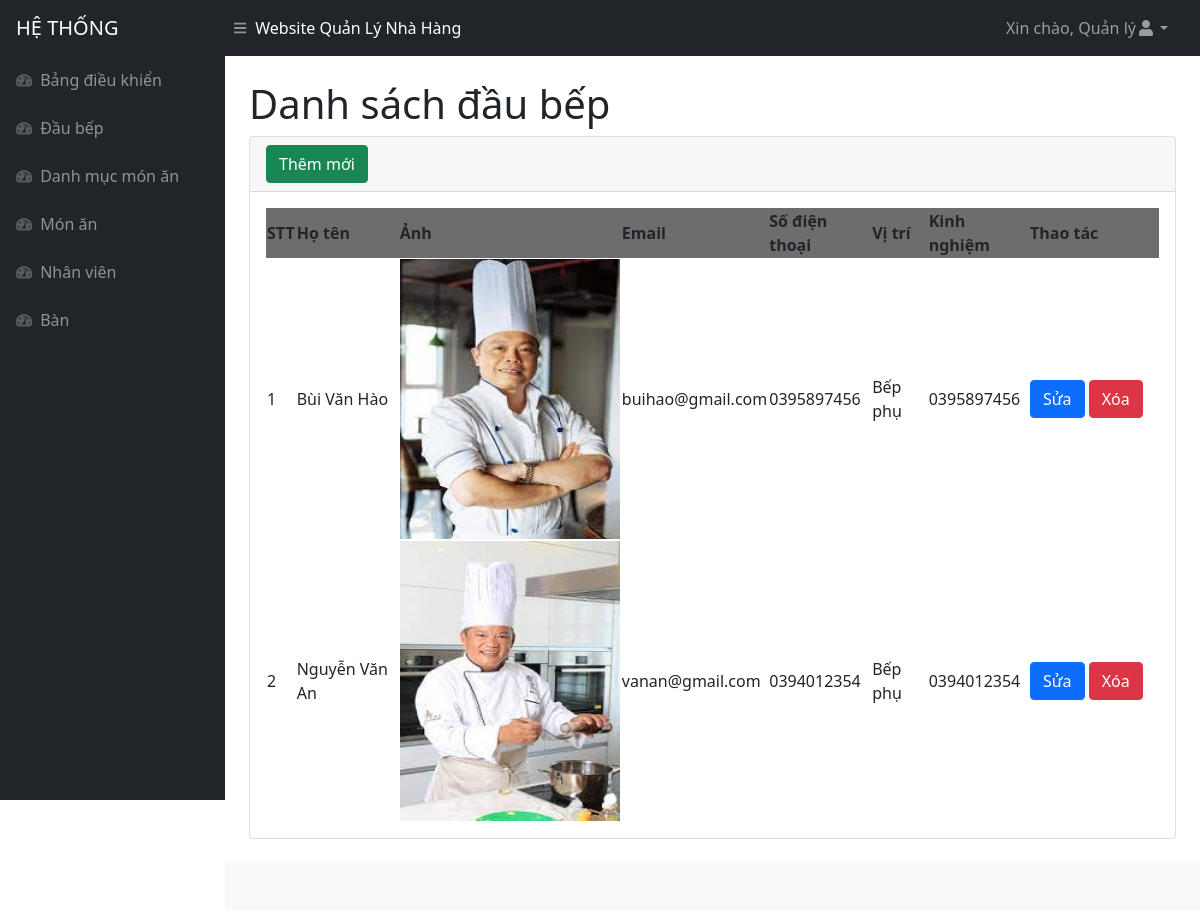
Page /daubep.php (signed in) on the committed database.
### tables this page shows
CREATE TABLE `daubep` (
  `id` int(11) NOT NULL,
  `hoten` varchar(500) NOT NULL,
  `email` varchar(500) NOT NULL,
  `anh` varchar(1000) NOT NULL,
  `sodienthoai` varchar(250) NOT NULL,
  `vitri` varchar(250) NOT NULL,
  `kinhnghiem` varchar(250) NOT NULL
);

### daubep.php (the view, shortened to what this page needs)
<!DOCTYPE html>
<html lang="en">
<head>
<?php include('inc/head.php')?>
</head>
<body class="sb-nav-fixed">
<?php include('inc/header.php')?>
    <div id="layoutSidenav">
    <?php include('inc/menu.php')?>
        <div id="layoutSidenav_content">
            <main>
                <div class="container-fluid px-4">
                    <h1 class="mt-4">Danh sách đầu bếp</h1>
                    <div class="card mb-4">
                        <div class="card-header">
                            <button type="button" class="btn btn-success" data-bs-toggle="modal"
                                data-bs-target="#exampleModalAdd">
                                Thêm mới
                            </button>
                        </div>
                        <div class="card-body">
                            <table id="datatablesSimple">
                                <thead>
                                <tr style="background-color : #6D6D6D">
                                        <th>STT</th>
                                        <th>Họ tên</th>
                                        <th>Ảnh</th>
                                        <th>Email</th>
                                        <th>Số điện thoại</th>
                                        <th>Vị trí</th>
                                        <th>Kinh nghiệm</th>
                                        <th>Thao tác</th>
                                    </tr>
                                </thead>
                                <tbody>
                                <?php
                                    $query = "SELECT *
                                    FROM daubep
                                    ORDER BY id DESC";
                                    $result = mysqli_query($connect, $query);
                                    $stt = 1;
                                    while ($arUser = mysqli_fetch_array($result, MYSQLI_ASSOC)) {
                                        $idModelDel = "exampleModalDel".$arUser["id"] ;
                                        $idModelEdit = "exampleModalEdit".$arUser["id"];
                                    ?>
                                    <tr>
                                        <td><?php echo $stt ?></td>
                                        <td><?php echo $arUser["hoten"] ?></td>
                                        <td><img style="width: 220px !important;height: 280px !important;" src="./image/<?php echo $arUser['anh'] ?>"></td>
                                        <td><?php echo $arUser["email"] ?> </td>
                                        <td><?php echo $arUser["sodienthoai"] ?></td>
                                        <td><?php echo $arUser["vitri"] ?> </td>
                                        <td><?php echo $arUser["kinhnghiem"] ?></td>
                                        <td style="width : 130px !important">
                                            <button type="button" class="btn btn-primary" data-bs-toggle="modal"
                                                data-bs-target="#<?php echo $idModelEdit ?>">
                                                Sửa
                                            </button>
                                            <button type="button" class="btn btn-danger" data-bs-toggle="modal"
                                                data-bs-target="#<?php echo $idModelDel ?>">
                                                Xóa
                                            </button>
                                        </td>
                                    </tr>
                                    <?php $stt++;} ?>
                                </tbody>
                            </table>
                        </div>
                    </div>
                </div>
            </main>
            <?php include('inc/footer.php')?>
        </div>
    </div>
</body>
</html>

### rows in the picture
daubep: hoten "Bùi Văn Hào", anh (picture), email "buihao@gmail.com", sodienthoai "0395897456", vitri "Bếp phụ", kinhnghiem "0395897456"
daubep: hoten "Nguyễn Văn An", anh (picture), email "vanan@gmail.com", sodienthoai "0394012354", vitri "Bếp phụ", kinhnghiem "0394012354"

### other values in the picture
$_SESSION['tenhienthi'] "Quản lý"
